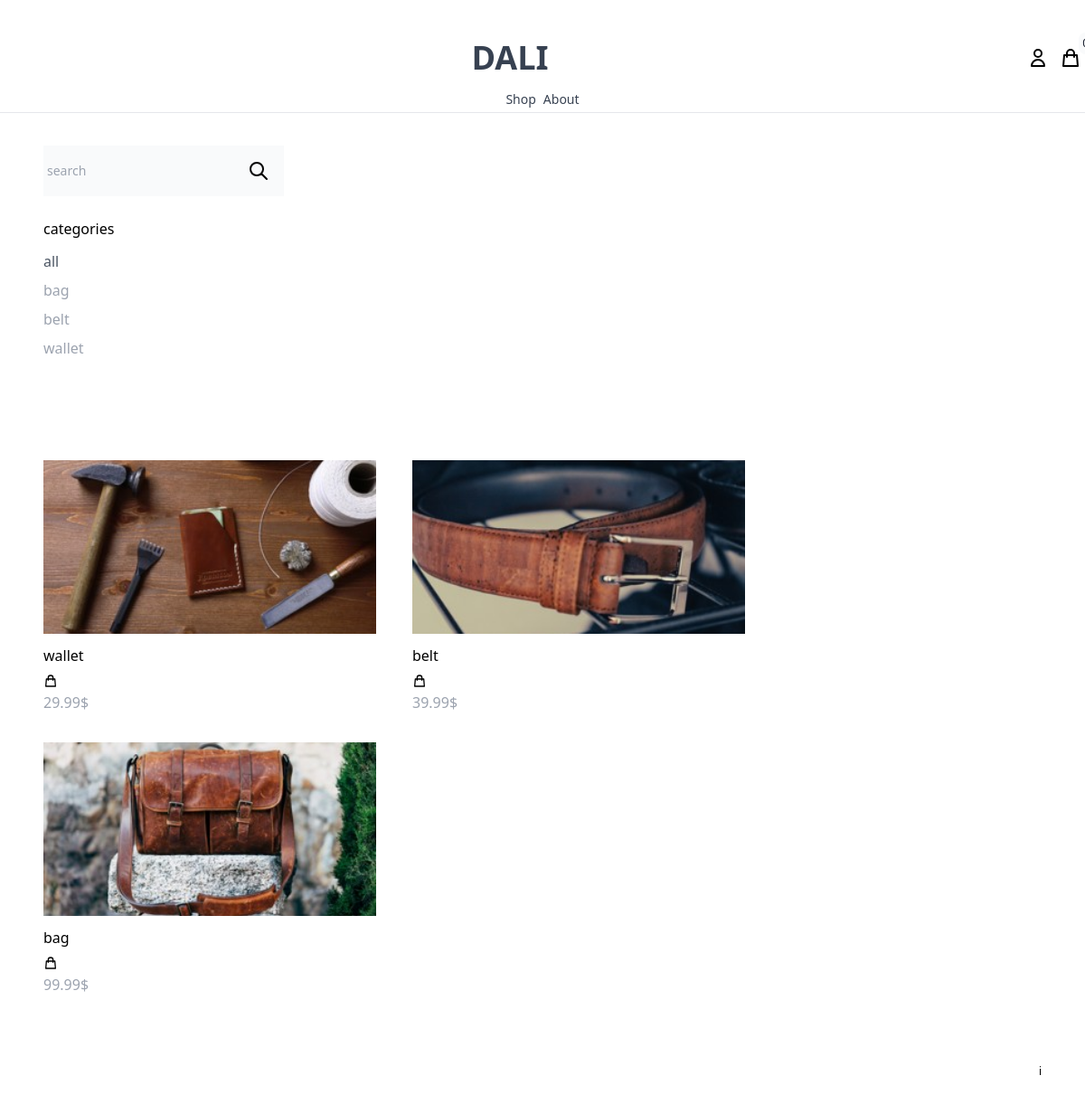
Page /shop/ on the earlier database version.
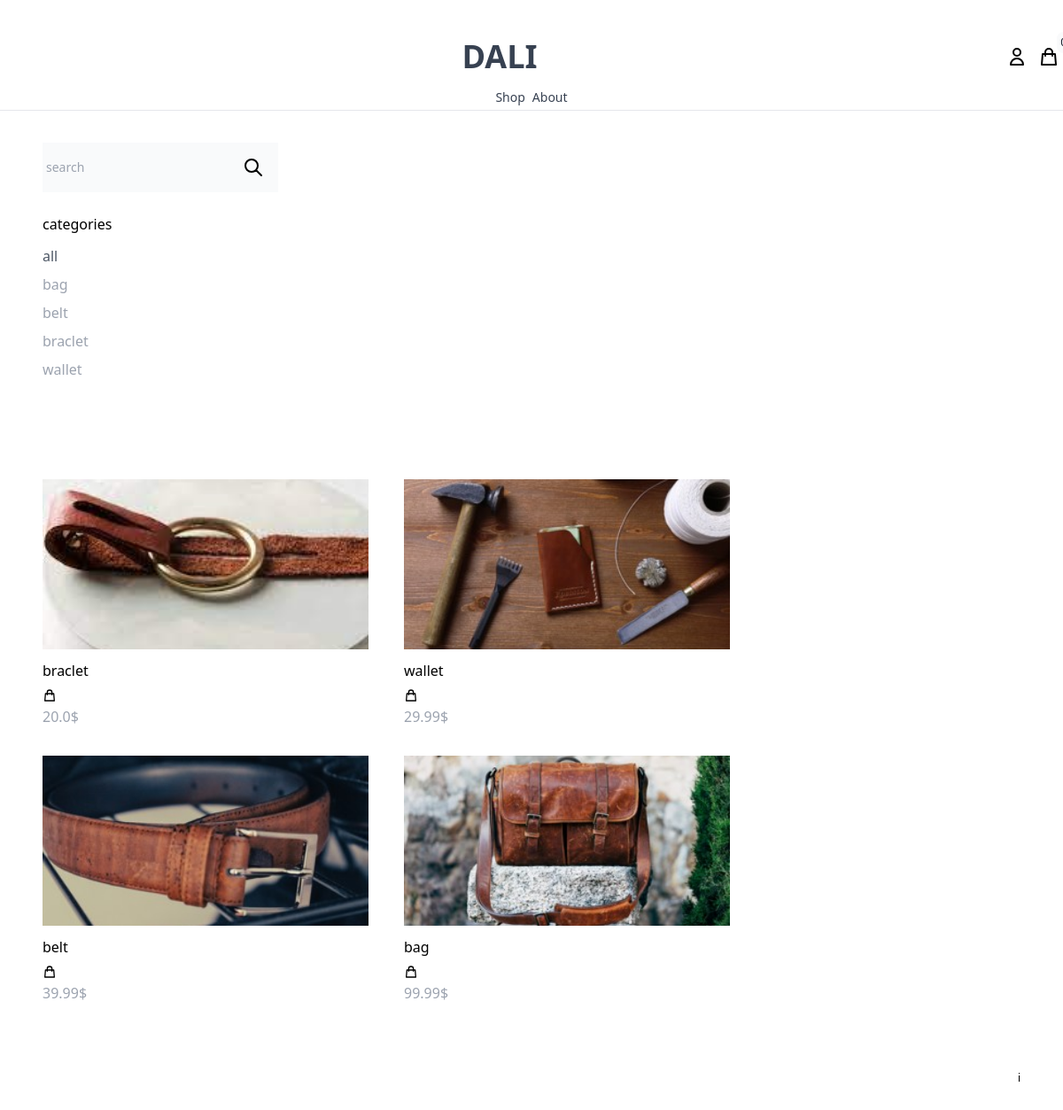
Same page on the later database version.
### product/models.py (models this page shows, shortened)
class Category(models.Model):
    name = models.CharField(max_length=255)
    slug = models.SlugField()
    class Meta:
        ordering = ('name',)

class Product(models.Model):
    category = models.ForeignKey(Category, related_name='products', on_delete=models.CASCADE) #on delete cascade is used to delete the category if the product is deleted
    name = models.CharField(max_length=255)
    slug = models.SlugField()
    description = models.TextField(blank=True, null=True)                        #description
    price = models.IntegerField()                                                #price in cents
    created_at = models.DateTimeField(auto_now_add=True)                         #when created , automatically createated
    image = models.ImageField(upload_to='uploads/', blank=True, null=True)       #upload_to - img saving folder
    thumbnail = models.ImageField(upload_to='uploads/', blank=True, null=True)   #upload_to - img saving folder
    class Meta:
        ordering = ('-created_at',)                                             #to see creation date
    def get_display_price(self):
        return self.price / 100                                                 # to see price in  $ converted from cents
    def get_thumbnail(self):                                                    #get the thumbnail or check if it exists
        if self.thumbnail:
            return self.thumbnail.url                                           # type: ignore

### core/views.py (the view)
# urls.py: path('shop/', shop, name='shop'),
def  shop(request):
    categories = Category.objects.all() #get all categories
    products = Product.objects.all() #get all products
    active_category = request.GET.get('category', '') #get the category from the url
    if active_category:
        products = products.filter(category__slug=active_category) #filters the products by category
    query = request.GET.get('query', '') #get the query from the url
    if query:
        products = products.filter(Q(name__icontains = query) | Q(description__icontains=query)) #icontains = insensitive  capital case, Q describtion is for similar search
    context = {'categories': categories,
               'products': products,
               'active_category': active_category
               }
    return render(request, 'core/shop.html', context) #render the shop page

### cart/cart.py (called while the page is built)
    def __len__(self):                                                  #get the length of the cart, how many items are in the cart
        return sum(item['quantity'] for item in self.cart.values())     #return the number of items in the cart

### cart/context_processors.py (called while the page is built)
def cart(request):
    cart = Cart(request)
    return {'cart': cart}   #pass the cart to the template

### core/Templates/core/shop.html (shortened to what this page needs)
{% extends "core/base.html"%}
{%block content%}
<div class="max-w-6xl mx-auto flex-wrap item-start py-6 px-6 xl:px-0 ">
  <div class="filters w-full lg:w-1/4">
    <form method="get" action=".">
      <div class="flex text-sm ">
        <input
          name="query"
          type="text"
          class="p-1 bg-gray-50 focus:outline-none "
          placeholder="search"
        />
        <button class="p-4 bg-gray-50 border-0">
          <svg
            xmlns="http://www.w3.org/2000/svg"
            class="h-6 w-6"
            fill="none"
            viewBox="0 0 24 24"
            stroke="currentColor"
            stroke-width="2"
          >
            <path
              stroke-linecap="round"
              stroke-linejoin="round"
              d="M21 21l-6-6m2-5a7 7 0 11-14 0 7 7 0 0114 0z"
            />
          </svg>
        </button>
      </div>
    </form>
    <h3 class="mt-6 mb-3">categories</h3>
    <ul class="space-y-2">
      <li>
        <a
          href="{% url 'shop' %}"
          class="{% if not active_category%}text-gray-600{%else%}text-gray-400 {%endif%}"
          >all</a
        >
      </li>
      {% for category in categories %}
      <li>
        <a
          href="{% url 'shop' %}?category={{category.slug}}"
          class="{% if category.slug == active_category%}text-gray-600{%else%}text-gray-400 {%endif%}"
          >{{category.name}}</a
        >
      </li>
      {% endfor %}
    </ul>
  </div>
  <div class="products w-full lg:w-4/4 -mt-4 flex items-baseline flex-wrap mt-20 ">
    {% for product in products %}
    {%include "product/partials/product_list_item.html"%}
    {% endfor %}
  </div>
</div>
{%endblock%}

### core/Templates/core/base.html (shortened to what this page needs)
<!doctype html>
<html>
    <head>
        <script src="https://cdn.tailwindcss.com"></script>
    </head>
<body class=" bg-white-50 flex flex-col min-h-screen font-['Noto Sans'] " >
<nav class = "z-3 border-b bg-white sticky top-0">
    <div class="max-w-7xl flex mx-auto py-2 mt-8 px-1 xl:px-0 flex items-center justify-start  ">
                <div class="menu flex-1 flex justify-center mr-auto ">
                    <a href= "/"  class = "py-1 text-gray-700 font-semibold text-4xl  "> DALI<a/>
                </div>
                <div class= "  flex  space-x-3 ">
                    {% if user.is_authenticated %}
                    <a href="{%url 'myaccount' %}">
                        {%else%}
                        <a href="{%url 'login' %}">
                        {%endif%}
                        <svg xmlns="http://www.w3.org/2000/svg" class="h-6 w-6" fill="none" viewBox="0 0 24 24" stroke="currentColor" stroke-width="2">
                            <path stroke-linecap="round" stroke-linejoin="round" d="M16 7a4 4 0 11-8 0 4 4 0 018 0zM12 14a7 7 0 00-7 7h14a7 7 0 00-7-7z" />
                          </svg>
                    </a>
                  {% include 'cart/menu_cart.html' %}
                    </div>
            </div>
                <div class="menu flex-1 flex justify-center text-sm  ">
                    <ul href= "#"  class = "py-1 text-gray-700  ">
                    <div class = ' flex-1 flex justify-center mr-auto '>
                        <a href= "{% url 'shop' %}" class= "mx-1" > Shop <a/>
                            <a href= "#"  class= "mx-1" > About<a/>
                        </div>
                </div>
                </nav>
                <main >
                {%block content%}
                {%endblock%}
                </main>
   <footer class="bg-white-50 mt-auto">
            <div class="max-w-6xl mx-auto py-10 px-6 xl:px-0 md:flex justify-between text-xs">
                <div class="footer-right">
                    <ul class="space-y-2">
                       <li><a href="https://en.wikipedia.org/wiki/Salvador_Dal%C3%AD" class="text-black text-xs hover:text-gray-400">i</a></li>
                    </ul>
                </div>
            </div>
        </footer>
</body>
</html>

### cart/templates/cart/menu_cart.html (shortened to what this page needs)
<a href="{%url 'cart' %}" id="menu-cart-button" class="relative">
  <svg
    xmlns="http://www.w3.org/2000/svg"
    class="h-6 w-6"
    fill="none"
    viewBox="0 0 24 24"
    stroke="currentColor"
    stroke-width="2"
  >
    <path
      stroke-linecap="round"
      stroke-linejoin="round"
      d="M16 11V7a4 4 0 00-8 0v4M5 9h14l1 12H4L5 9z"
    />
  </svg>
  <span
    class="p-1 absolute -top-4 -right-3 bg-gray-50 text-gray-900 text-xs rounded-full"
  >
  </span>
</a>

### product/templates/product/partials/product_list_item.html
<div class="w-full md:w-1/3 xl:w-1/4 mt-8 mr-10">
  <a href="{% url 'product' product.slug %}" class="">
    <img
      class="h-48 w-full object-cover   "
      src="{{product.get_thumbnail}}"
      alt=""
    />
  </a>
  <div class="pt-3 justify-between items-center">
    <a href="{% url 'product' product.slug %}">{{product.name}}</a>
    <a
      href="#"
      hx-get="{% url 'add_to_cart' product.id %}"
      hx-target="#menu-cart-button"
      hx-swap="outerHTML"
      class="text-black-2000 hover:text-gray-400"
    >
      <svg
        xmlns="http://www.w3.org/2000/svg"
        class="h-4 w-4 mt-2"
        fill="none"
        viewBox="0 0 24 24"
        stroke="currentColor"
      >
        <path
          stroke-linecap="round"
          stroke-linejoin="round"
          stroke-width="2"
          d="M16 11V7a4 4 0 00-8 0v4M5 9h14l1 12H4L5 9z"
        />
      </svg>
    </a>
  </div>
  <p class="pt-1 text-gray-400">{{product.get_display_price }}$</p>
</div>

Differences in the rows shown:
added Category: name "braclet"
added Product: get_thumbnail (picture), name "braclet", get_display_price "20.0"
